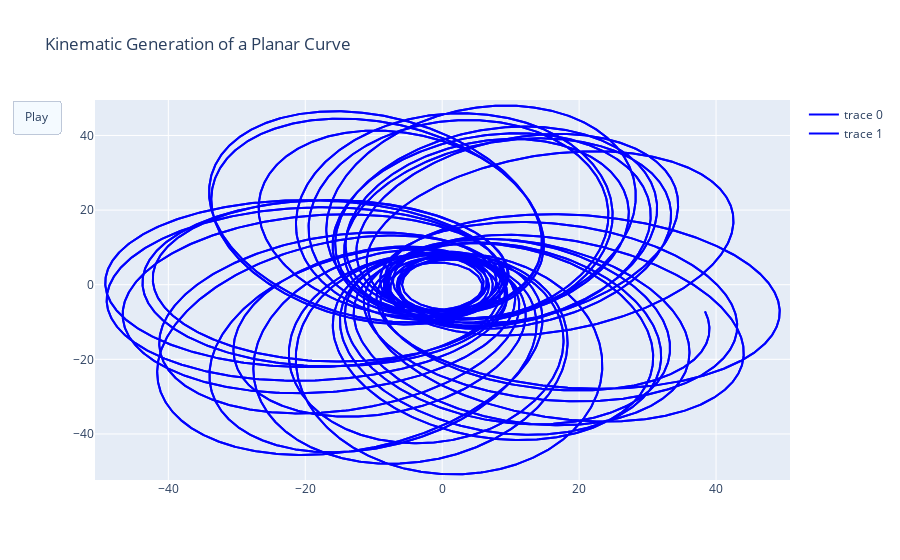

Notebook source saved alongside this figure:
### Code cell
import plotly.graph_objects as go
from plotly.offline import init_notebook_mode, iplot
from plotly.graph_objs import *

init_notebook_mode(connected=True)  
import numpy as np

r1 = solution['y'][1,:]
phi1 = solution['y'][2,:]
x = r1*np.cos(phi1)
y = r1*np.sin(phi1)
xx = r1*np.cos(phi1)
yy = r1*np.sin(phi1)

xm = np.min(x) - 1.5
xM = np.max(x) + 1.5
ym = np.min(y) - 1.5
yM = np.max(y) + 1.5
N = 50

from plotly.subplots import make_subplots
#fig = make_subplots(rows=3, cols=1)



fig = go.Figure(
    data=[go.Scatter(x=x, y=y,
                     mode="lines",
                     line=dict(width=2, color="blue")),
          go.Scatter(x=x, y=y,
                     mode="lines",
                     line=dict(width=2, color="blue"))],
    layout=go.Layout(
        xaxis=dict(range=[xm, xM], autorange=False, zeroline=False),
        yaxis=dict(range=[ym, yM], autorange=False, zeroline=False),
        title_text="Kinematic Generation of a Planar Curve", hovermode="closest",
        updatemenus=[dict(type="buttons",
                          buttons=[dict(label="Play",
                                        method="animate",
                                        args=[None])])]),
    frames=[go.Frame(
        data=[go.Scatter(
            x=[xx[k]],
            y=[yy[k]],
            mode="markers",
            marker=dict(color="red", size=10))])

        for k in range(N)]
)

fig.show()

### Figure 1 — Plotly figure (JSON) as saved in the notebook; plotly's stock layout.template omitted (floating-point values rounded to 4 significant figures; data arrays with more than 128 entries replaced by an {"elided": "..."} marker saying what was removed)
{"data": [{"line": {"color": "blue", "width": 2}, "mode": "lines", "type": "scatter", "x": {"elided": "10001 float values"}, "y": {"elided": "10001 float values"}}, {"line": {"color": "blue", "width": 2}, "mode": "lines", "type": "scatter", "x": {"elided": "10001 float values"}, "y": {"elided": "10001 float values"}}], "layout": {"hovermode": "closest", "title": {"text": "Kinematic Generation of a Planar Curve"}, "updatemenus": [{"buttons": [{"args": [null], "label": "Play", "method": "animate"}], "type": "buttons"}], "xaxis": {"autorange": false, "range": [-50.71, 50.8], "zeroline": false}, "yaxis": {"autorange": false, "range": [-52.35, 49.51], "zeroline": false}}}
